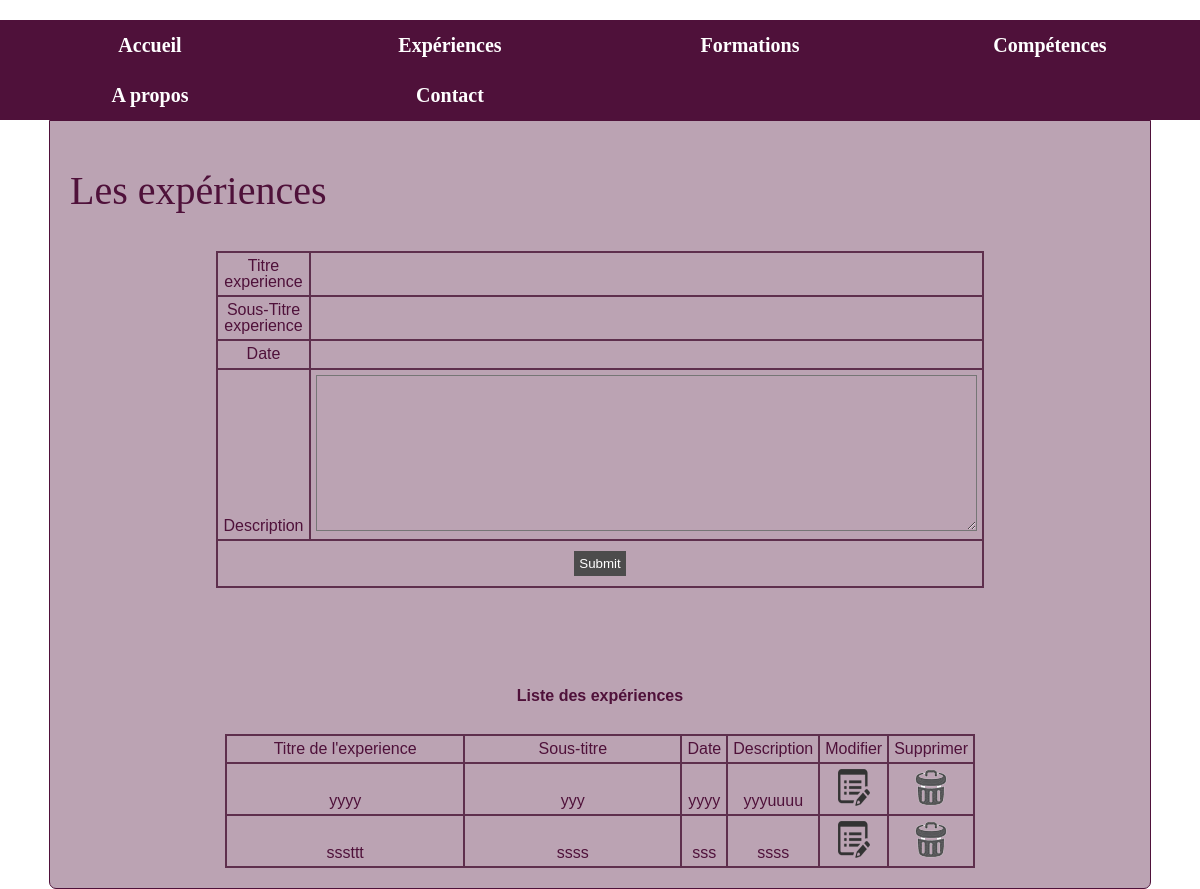
Page /admin/experiences.php (signed in) on the committed database.
### tables this page shows
CREATE TABLE `experience` (
  `id_experience` int(5) NOT NULL,
  `titre_e` text NOT NULL,
  `sous_titre_e` text NOT NULL,
  `date_e` text NOT NULL,
  `description_e` text NOT NULL,
  `id_competence` int(11) DEFAULT NULL,
  `id_utilisateur` int(11) NOT NULL
);

### admin/experiences.php (the view, shortened to what this page needs)
<!DOCTYPE html>
<html>
	<head>
		<link rel="stylesheet" type="text/css" href="../css/style.css">
	</head>
	<body>
		<header>
			<?php require("../admin/admin_menu.php"); ?>
		</header>
		<div class="wrapper">
			<h1> Les expériences</h1>
				<form action="experiences.php" method="POST">
					<table width="200px" border="">
	                    <tr>
	                        <td>Titre experience</td>
	                        <td><input type="text" name="titre_e" size="50" value="" required></td>
	                    </tr>
	                    <tr>
	                        <td>Sous-Titre experience</td>
	                        <td><input type="text" name="sous_titre_e" value="" size="50"  required></td>
	                    </tr>
	                    <tr>
	                        <td>Date</td>
	                        <td><input type="text" name="dates_e" value="" size="50"  required></td>
	                    </tr>
	                    <tr>
	                        <td>Description</td>
	                        <td><textarea id="editor1" name="description_e" value="" size="100" cols="80" rows="10" required></textarea>
	                        <script>CKEDITOR.replace('editor1');</script></td>
	                    </tr>
	                    <tr>
	                        <td colspan="2"><input type="submit" value"Insérer une experience"></td>
	                    </tr>
	                </table>
				</form>
				<?php
					$sql = $pdo->prepare("SELECT * FROM experience");
					$sql->execute();
				?>
					<table border="2">
						<caption>Liste des expériences</caption>
							<thead>
								<th>Titre de l'experience</th>
								<th>Sous-titre</th>
								<th>Date</th>
								<th>Description</th>
								<th>Modifier</th>
								<th>Supprimer</th>
							</thead>
							<tr>
								<?php while($ligne = $sql->fetch()){ ?>
								<td> <?= $ligne['titre_e'].'<br>' ?></td>
								<td> <?= $ligne['sous_titre_e'].'<br>'?></td>
								<td> <?= $ligne['date_e'].'<br>'?></td>
								<td> <?= $ligne['description_e'].'<br>'?></td>
								<td><a href="modif_experience.php?id_experience=<?= $ligne['id_experience']; ?>"><img src="../img/edit.png"></a></td>
								<td><a href="experiences.php?id_experience=<?= $ligne['id_experience']; ?>"><img src="../img/delete.png"></a></td>
			            	</tr>
		            <?php };?>
		           </table>
		</div>
</body>
</html>

### css/style.css (style rules this page uses)
html, body, div, span, applet, object, iframe, h1, h2, h3, h4, h5, h6, p, blockquote, pre, a, abbr, acronym, address, big, cite, code, del, dfn, em, img, ins, kbd, q, s, samp, small, strike, strong, sub, sup, tt, var, b, u, i, center, dl, dt, dd, ol, ul, li, fieldset, form, label, legend, table, caption, tbody, tfoot, thead, tr, th, td, article, aside, canvas, details, embed, figure, figcaption, footer, header, hgroup, menu, nav, output, ruby, section, summary, time, mark, audio, video { margin: 0; padding: 0; border: 0; font-size: 100%; font: inherit; vertical-align: baseline; }
article, aside, details, figcaption, figure, footer, header, hgroup, menu, nav, section { display: block; }
body { line-height: 1; }
table { border-collapse: collapse; border-spacing: 0; }
body { background-color:white; color: #4F113A; font-family: 'Ubuntu', sans-serif; }
.wrapper { background-color: #BBA3B3; width: 1100px; margin: 0 auto; padding-bottom: 20px; padding-top: 40px; margin-top: 20px; border: 1px solid #4F113A; border-radius: 0px 0px 7px 7px; }
table { border: 2px solid #5E2F4D; border-collapse: collapse; width: 750px; margin: 0 auto; }
th { border: 2px solid #5E2F4D; width: 50%; padding: 5px; }
td { border: 2px solid #5E2F4D; width: 50%; padding: 5px; text-align: center; }
caption { font-family: sans-serif; }
h1 { font-size: 40px; padding-left: 20px; padding-top: 10px; margin-bottom: 40px; font-family: 'Indie Flower', cursive; }
input[type=submit] { background-color: #4C4C4C; font-family: 'Ubuntu', sans-serif; color: white; margin-top: 5px; margin-bottom: 5px; border: none; padding: 5px; }
input[type=text] { background-color: transparent; border: none; }
textarea { background-color: transparent; }
caption { margin-top: 100px; margin-bottom: 30px; font-weight: bold; }

### rows in the picture
experience: titre_e "yyyy", sous_titre_e "yyy", date_e "yyyy", description_e "yyyuuuu"
experience: titre_e "sssttt", sous_titre_e "ssss", date_e "sss", description_e "ssss"
